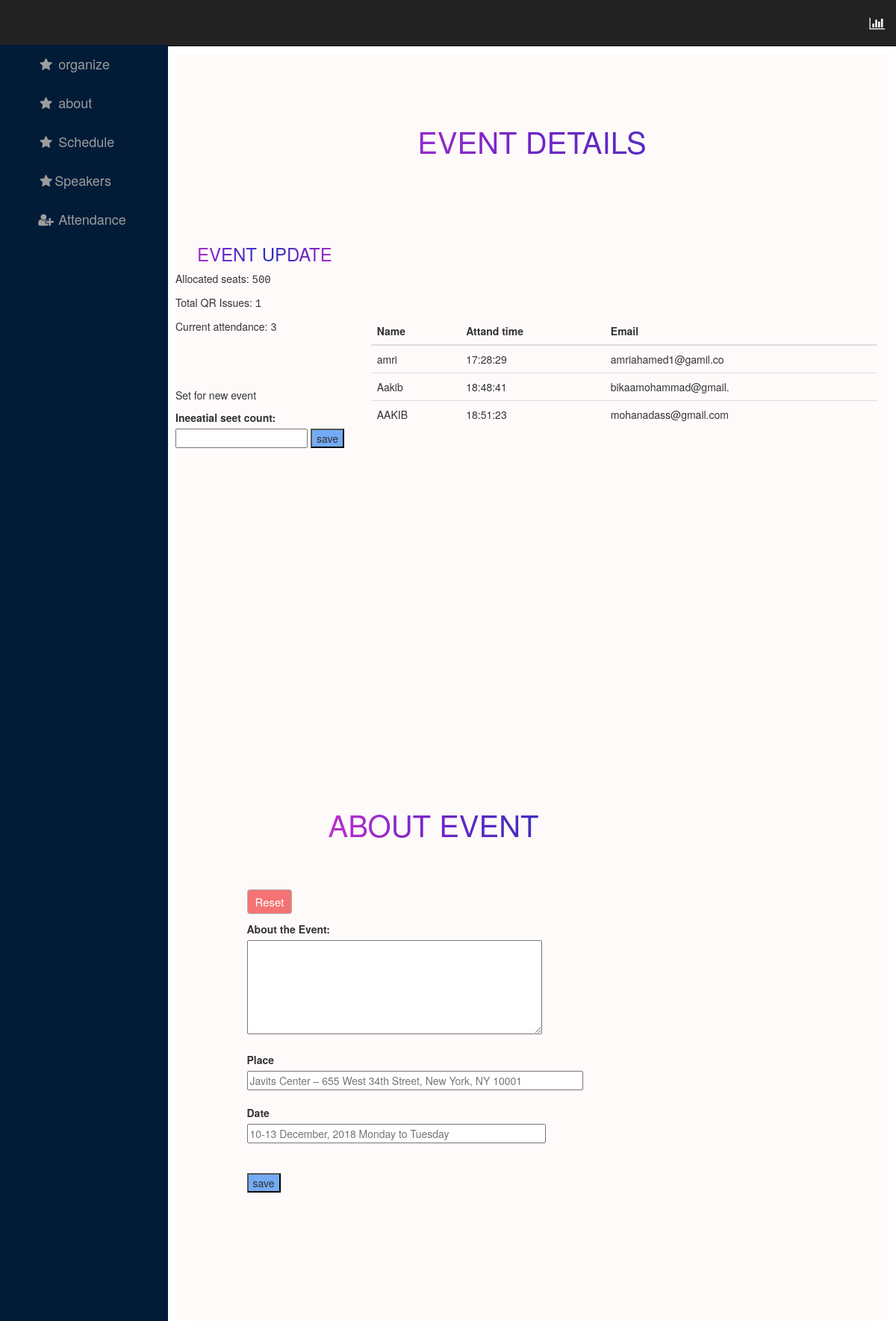
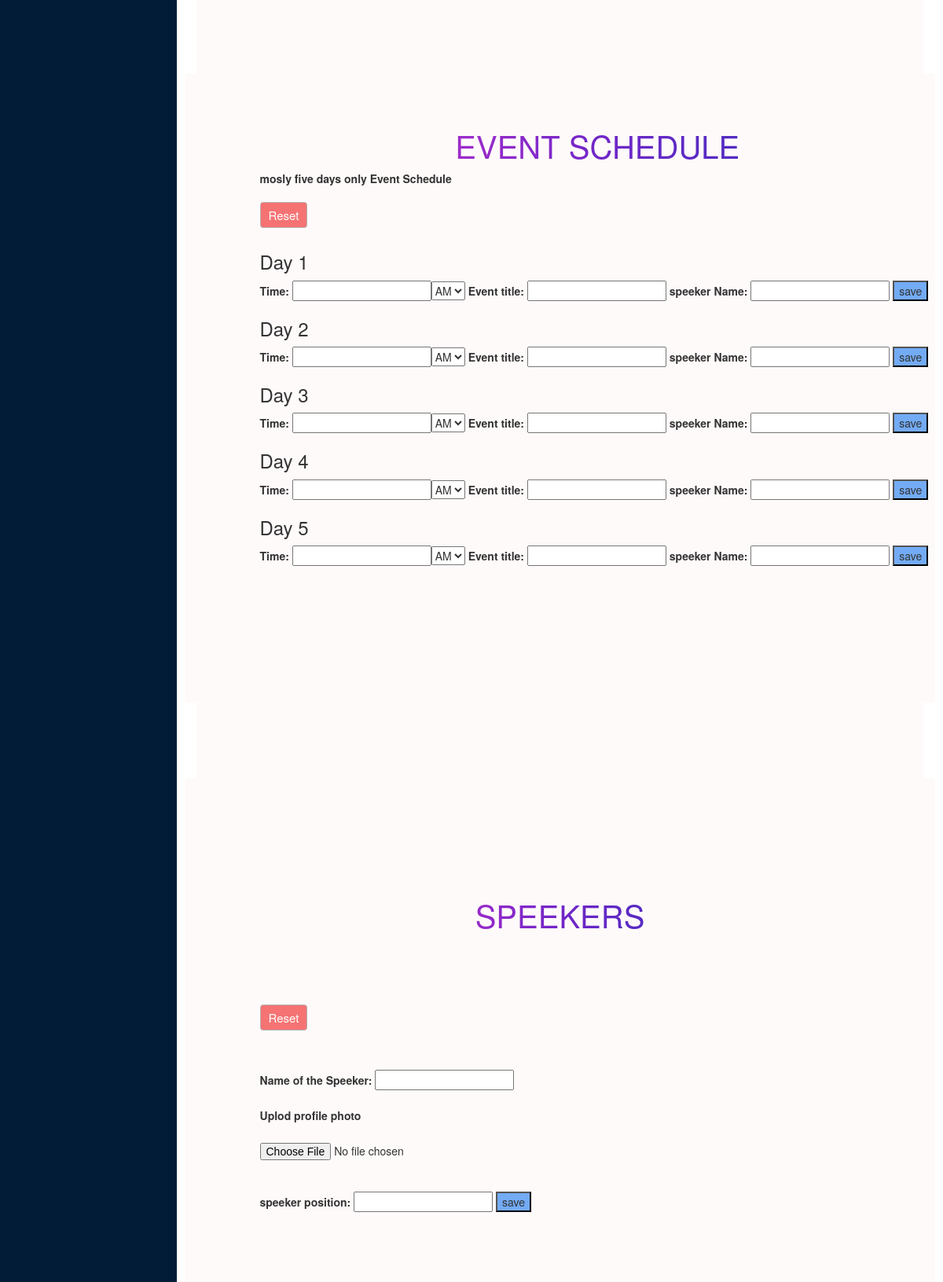
The page /Page/Admin/Event_organize.php (upper part) on the database its author committed (2 pictures, top to bottom).
### tables this page shows
CREATE TABLE IF NOT EXISTS `event_attandedence_detatil` (
  `avilable_seet` int NOT NULL,
  `qrcunt` int NOT NULL,
  `attended_seet` int NOT NULL
);

CREATE TABLE IF NOT EXISTS `attandence` (
  `ID` int NOT NULL AUTO_INCREMENT,
  `Name` varchar(50) NOT NULL,
  `time-in` varchar(15) NOT NULL,
  `Email` varchar(20) NOT NULL,
  PRIMARY KEY (`ID`),
  UNIQUE KEY `Email` (`Email`)
);

### Page/Admin/Event_organize.php (the view, shortened to what this page needs)
<!DOCTYPE html>
<html lang="en">
<head>
    <link href="https://maxcdn.bootstrapcdn.com/bootstrap/3.3.0/css/bootstrap.min.css" rel="stylesheet" id="bootstrap-css">
    <link href="../../Style/Admin_Style.css" rel="stylesheet">
</head>
<body>
<div id="wrapper">
    <nav class="navbar navbar-inverse navbar-fixed-top" role="navigation">
        <ul class="nav navbar-right top-nav">
            <li><a href="#" data-placement="bottom" data-toggle="tooltip" href="#" data-original-title="Stats"><i class="fa fa-bar-chart-o"></i>
                </a>
            </li>
        </ul>
        <div class="collapse navbar-collapse navbar-ex1-collapse">
            <ul class="nav navbar-nav side-nav">
                <li>
                    <a href="#organize" data-toggle="collapse" data-target="#submenu-1"><i class="fa fa-fw fa-star"></i> organize </a>
                </li>
                <li>
                    <a href="#about" data-toggle="collapse" data-target="#submenu-2"><i class="fa fa-fw fa-star"></i>  about </a>
                </li>
                <li>
                    <a href="#Schedule"><i class="fa fa-fw fa-star"></i>  Schedule</a>
                </li>
                <li>
                    <a href="#Speakers"><i class="fa fa-fw fa-star"></i>Speakers</a>
                </li>
                <li>
                    <a href="#Attendance"><i class="fa fa-fw fa-user-plus"></i> Attendance</a>
                </li>
            </ul>
        </div>
    </nav>
    <div id="page-wrapper">
        <div class="container-fluid">
             <section id="organize">
                <div class="row" id="main" >
                    <section id="organize">
                        <div class="detatil">
                            <h1>Event Details</h1>
                            <div class="content12">
                                <div class="chart">
                                        <h3>Event Update </h3>
                                        <?php
                                            include ('../../conn.php');
                                            if (!$conn) {
                                                die('Connection failed: ' . mysqli_connect_error());
                                            }else {
                                                $QRcount = "SELECT COUNT(*) AS row_count FROM customers_details";
                                                $attanCount = "SELECT COUNT(*) AS row_count FROM attandence";
                                                $result1 = $conn->query($QRcount);
                                                $result2 = $conn->query($attanCount);
                                                if ($result1 && $result2) {
                                                    $countQuery = "SELECT COUNT(*) AS total_rows FROM event_attandedence_detatil";
                                                    $countResult = $conn->query($countQuery);
                                                    if ($countResult && $countResult->num_rows > 0) {
                                                        $countRow = $countResult->fetch_assoc();
                                                        $totalRows = $countRow['total_rows'];
                                                        $sql1 = "SELECT * FROM `event_attandedence_detatil` LIMIT 1 OFFSET " . ($totalRows - 1);
                                                        $result5 = $conn->query($sql1);
                                                        if ($result5->num_rows > 0) {
                                                            $row = $result5->fetch_assoc();
                                                            echo '<p>Allocated seats: <samp id="seetCount121">'.htmlspecialchars($row['avilable_seet']).'</samp></p>';
                                                            echo '<p>Total QR Issues: <samp id="seetCount">'.htmlspecialchars($row['qrcunt']).'</samp></p>';
                                                            echo '<p>Current attendance: <samp id="seetCount">'.htmlspecialchars($row['attended_seet']).'</samp></p><br><br><br>';
                                                        } else {
                                                            echo "<p>No data found in event_attandedence_detatil.</p>";
                                                        }
                                                    } else {
                                                        echo "Error fetching row count.";
                                                    }
                                                } else {
                                                    echo "Error executing queries.";
                                                }
                                            }
                                            ?>
                                        <p>Set for new event</p>
                                        <form action="setseet.php" method="Post">
                                            <label>Ineeatial seet count: </label>
                                            <input type="number" id="initialseets" name="initialseets">
                                            <input type="submit" name="submit" value="save" onclick="setInitialseet()" style="  background-color:rgb(115, 171, 245);">
                                        </form>
                                </div>
                                <div class="attandeandencetable">
                                    <table class="table table-hover">
                                        <thead>
                                            <th>Name</th>
                                            <th>Attand time</th>
                                            <th>Email</th>
                                        </thead>
                                        <tbody>
                                        <?php
                                            include ('../../conn.php');
                                            $sql = "SELECT * FROM `attandence`";
                                            $result = $conn->query($sql);
                                            if ($result && $result->num_rows > 0) {
                                                while ($row = $result->fetch_assoc()) {
                                                    echo ("
                                                        <tr>
                                                            <td>" . htmlspecialchars($row['Name']) . "</td>
                                                            <td>" . htmlspecialchars($row['time-in']) . "</td>
                                                            <td>" . htmlspecialchars($row['Email']) . "</td>
                                                        </tr>
                                                    ");
                                                }
                                            } else {
                                                echo ("<p>No attendance records found.</p>");
                                            }
                                            ?>
                                        </tbody>
                                    </table>
                                </div>
                            </div>
                        </div>
                </section>
                <section id="about" style="  background-color: #FFFAFA;">
                    <div class="about_Event" >
                        <div class="buffer"></div>
                        <h2>About Event</h2>
                            <form action="delete.php" method="post"style=" align-items: right;">
                                <button type="submit" style=" align-items: right; background-color:rgb(245, 115, 115);">Reset</button>
                            </form>
                            <form method="post" action="about.php" enctype="multipart/form-data">
                                <label for="bigPara">About the Event:</label></br>
                                <textarea id="bigPara" name="bigPara" rows="6" cols="50"></textarea></br></br>
                                <label>Place</label></br>
                                <input type="text" name="plase" placeholder="Javits Center – 655 West 34th Street, New York, NY 10001"style="width:450px;"></br></br>
                                <label>Date</label></br>
                                <input type="text" name="Date" placeholder="10-13 December, 2018 Monday to Tuesday"style="width:400px;"></br></br></br>
                                <input type="submit" name="submit" value="save" style="display: inline-block; background-color:rgb(115, 171, 245);">
                            </form>
                    </div>
                </section>
                <section id="Schedule" style="  background-color: #FFFAFA;">
                    <div class="event_form">
                        <h2>Event Schedule</h2>
                            <label> mosly five days only Event Schedule</label>
                            <form action="deletShadul.php" method="post"style=" align-items: right;">
                                <button type="submit" style=" align-items: right;   background-color:rgb(245, 115, 115);">Reset</button>
                            </form>
                                <div class="Day1">
                                    <form method="post" action="Day/Day1.php" enctype="multipart/form-data">
                                        <h3>Day 1</h3>
                                        <label for="time"> Time:</label>
                                        <input type="text" name="time" required><select name="AM_PM" ><option value="AM">AM</option><option value="PM">PM</option></select>
                                        <label for="Event_title">Event title:</label>
                                        <input type="text" name="Event_title"required>
                                        <label for="Speker_name">speeker Name:</label>
                                        <input type="text" name="Speker_name"required>
                                        <input type="submit" name="submit" value="save" style="  background-color:rgb(115, 171, 245);">
                                    </form>
                                </div>
                                <div class="Day2">
                                    <form method="post" action="Day/Day2.php" enctype="multipart/form-data">
                                        <h3>Day 2</h3>
                                        <label for="time"> Time:</label>
                                        <input type="text" name="time"><select ><option value="AM">AM</option><option value="PM">PM</option></select>
                                        <label for="Event_title">Event title:</label>
                                        <input type="text" name="Event title">
                                        <label for="Speker_name">speeker Name:</label>
                                        <input type="text" name="position">
                                        <input type="submit" name="submit" value="save" style="  background-color:rgb(115, 171, 245);">
                                    </form>
                                </div>
                                <div class="Day3">
                                    <form method="post" action="Day/Day3.php" enctype="multipart/form-data">
                                        <h3>Day 3</h3>
                                        <label for="time"> Time:</label>
                                        <input type="text" name="time"><select ><option value="AM">AM</option><option value="PM">PM</option></select>
                                        <label for="Event_title">Event title:</label>
                                        <input type="text" name="Event title">
                                        <label for="Speker_name">speeker Name:</label>
                                        <input type="text" name="position">
                                        <input type="submit" name="submit" value="save" style="  background-color:rgb(115, 171, 245);">
                                    </form>
                                </div>
                                <div class="Day4">
                                    <form method="post" action="Day/Day4.php" enctype="multipart/form-data">
                                        <h3>Day 4</h3>
                                        <label for="time"> Time:</label>
                                        <input type="text" name="time"><select ><option value="AM">AM</option><option value="PM">PM</option></select>
                                        <label for="Event_title">Event title:</label>
                                        <input type="text" name="Event title">
                                        <label for="Speker_name">speeker Name:</label>
                                        <input type="text" name="position">
                                        <input type="submit" name="submit" value="save" style="  background-color:rgb(115, 171, 245);">
                                    </form>
                                </div>
                                <div class="Day5">
                                    <form method="post" action="evrnt_organize_form.php" enctype="multipart/form-data">
                                        <h3>Day 5</h3>
                                        <label for="time"> Time:</label>
                                        <input type="text" name="time"><select ><option value="AM">AM</option><option value="PM">PM</option></select>
                                        <label for="Event_title">Event title:</label>
                                        <input type="text" name="Event_title">
                                        <label for="Speker_name">speeker Name:</label>
                                        <input type="text" name="position">
                                        <input type="submit" name="submit" value="save" style="  background-color:rgb(115, 171, 245);">
                                    </form>
                                </div>
                     </div>
                </section>
                <section id="Speakers" style="  background-color: #FFFAFA;">
                    <div class="speeker_update">
                        <div class="head">
                            <h2>Speekers</h2>
                        </div>
                            <form action="deletspeeker.php" method="post"style=" align-items: right;">
                                <button type="submit" style=" align-items: right;   background-color:rgb(245, 115, 115);">Reset</button>
                            </form> </br>  </br>
                            <form method="post" action="Event_organize.php" enctype="multipart/form-data">
                                    <label for="Name">Name of the Speeker:</label>
                                    <input type="text" name="Name"></br></br>
                                    <label for="speekerImage">Uplod profile photo</label></br></br>
                                    <input type="file" name="speekerImage"></br></br>
                                    <label for="position">speeker position:</label>
                                    <input type="text" name="position">
                                    <input type="submit" name="submit" value="save" style="  background-color:rgb(115, 171, 245);">
                            </form>
                    </div>
                </section>
            </div>
        </div>
    </div>
</div>
</body>
</html>

### rows shown on the page
event_attandedence_detatil: avilable_seet "500", qrcunt "1", attended_seet "3"
attandence: Name "amri", value "17:28:29", Email "amriahamed1@gamil.co"
attandence: Name "Aakib", value "18:48:41", Email "bikaamohammad@gmail."
attandence: Name "AAKIB", value "18:51:23", Email "mohanadass@gmail.com"
